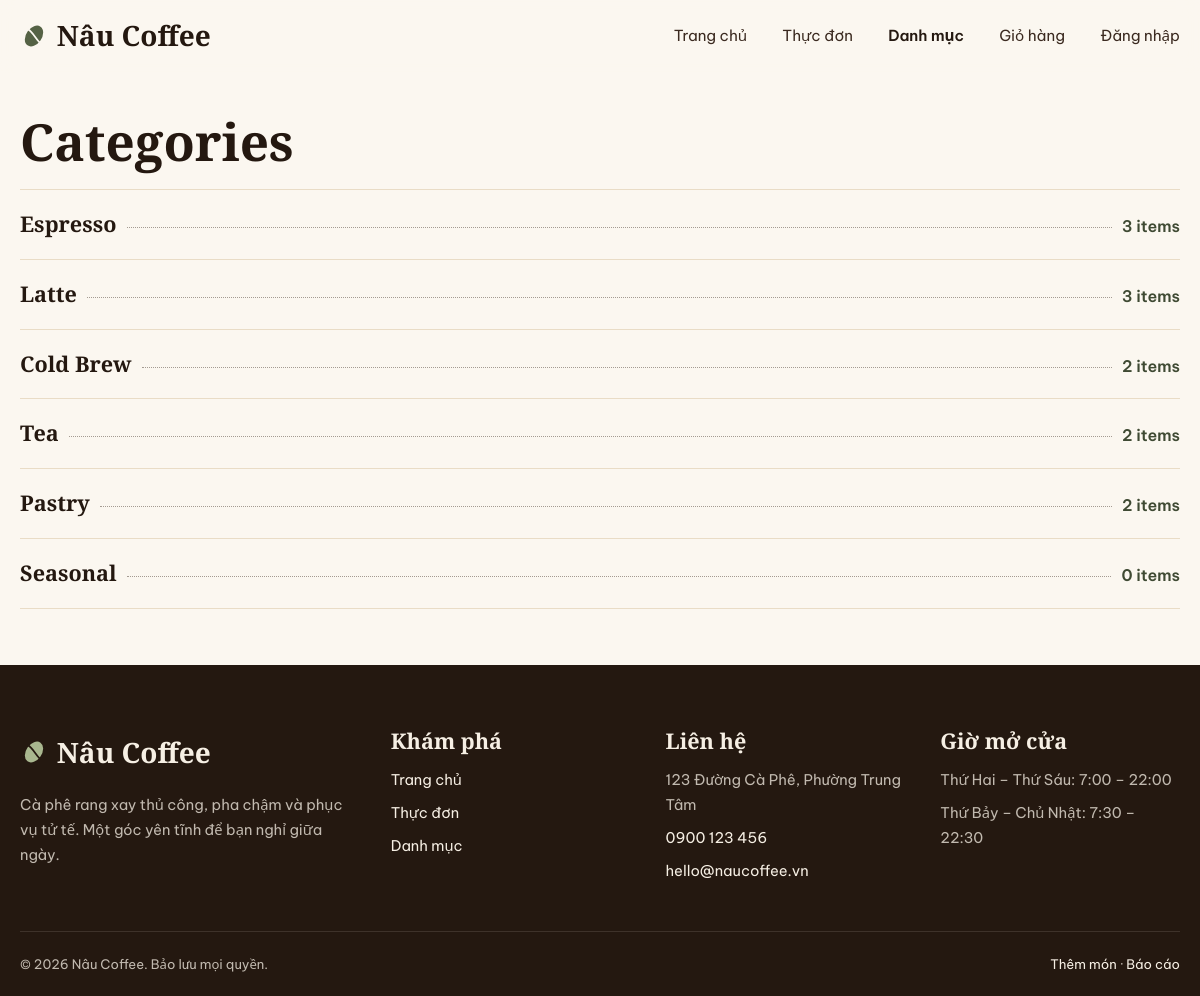
The page /MVC/index.php?controller=Category&action=index on the database its author committed.
### tables this page shows
CREATE TABLE IF NOT EXISTS tblDanhMuc (
 maDanhMuc INT UNSIGNED AUTO_INCREMENT PRIMARY KEY,
 tenDanhMuc VARCHAR(100) NOT NULL UNIQUE
);

### MVC/controllers/CategoryController.php (called while the page is built, shortened)
<?php
require_once __DIR__ . '/../config/database.php';
require_once __DIR__ . '/../repositories/reCategory.php';
class CategoryController {
    private $repository;
    public function __construct() {
        $this->repository = new reCategory((new Database())->connect());
    }
    public function index() {
        $categories = $this->repository->getAllWithCount();
        require __DIR__ . '/../views/categories/index.php';
    }
}

### MVC/index.php (called while the page is built, shortened)
<?php
require_once __DIR__ . '/config/helpers.php';
$action = $_GET['action'] ?? 'index';
(new $class())->$action();

### MVC/config/database.php (called while the page is built, shortened)
<?php
class Database {
    public function connect() {
        $dsn = 'mysql:host=' . self::HOST . ';dbname=' . self::NAME . ';charset=utf8mb4';
        return new PDO($dsn, self::USER, self::PASSWORD, [
            PDO::ATTR_ERRMODE => PDO::ERRMODE_EXCEPTION,
            PDO::ATTR_DEFAULT_FETCH_MODE => PDO::FETCH_ASSOC,
            PDO::ATTR_EMULATE_PREPARES => false
        ]);
    }
}

### MVC/repositories/reCategory.php (called while the page is built, shortened)
<?php
class reCategory {
    private $conn;
    public function __construct($db) { $this->conn = $db; }
    public function getAllWithCount() {
        $sql = 'SELECT c.maDanhMuc, c.tenDanhMuc, COUNT(p.maSanPham) AS soSanPham
                FROM tblDanhMuc c
                LEFT JOIN tblSanPham p ON p.maDanhMuc = c.maDanhMuc
                GROUP BY c.maDanhMuc, c.tenDanhMuc
                ORDER BY c.maDanhMuc';
        return $this->conn->query($sql)->fetchAll();
    }
}

### MVC/config/helpers.php (called while the page is built, shortened)
<?php
function h($s) { return htmlspecialchars((string)$s, ENT_QUOTES, 'UTF-8'); }
function url($controller, $action = 'index', $extra = []) {
    return 'index.php?' . http_build_query(array_merge(['controller' => $controller, 'action' => $action], $extra));
}

### MVC/views/categories/index.php (the view)
<?php require __DIR__ . '/../layout/header.php'; ?>
<h1>Categories</h1>
<ul class="menu">
<?php foreach ($categories as $category): ?>
  <li class="menu-item">
    <div class="menu-line">
      <a class="menu-name" href="<?= h(url('Product', 'index', ['maDanhMuc' => (int)$category['maDanhMuc']])) ?>"><?= h($category['tenDanhMuc']) ?></a>
      <span class="leader" aria-hidden="true"></span>
      <span class="menu-price"><?= (int)$category['soSanPham'] ?> <?= (int)$category['soSanPham'] === 1 ? 'item' : 'items' ?></span>
    </div>
  </li>
<?php endforeach; ?>
</ul>
<?php require __DIR__ . '/../layout/footer.php'; ?>

### MVC/assets/css/style.css (style rules this page uses)
:root { --cream: #f6efe4; --cream-2: #fbf7f0; --sand: #e9dcc6; --brown: #3b2a20; --brown-2: #6b4a36; --espresso: #241810; --moss: #556245; --moss-d: #3f4a33; --moss-l: #a9b78f; --line: #e9dcc6; --danger: #b3261e; --serif: 'Cormorant Garamond', Georgia, 'Times New Roman', serif; --sans: 'Be Vietnam Pro', system-ui, -apple-system, 'Segoe UI', Roboto, sans-serif; }
*, *::before, *::after { box-sizing: border-box; }
html { scroll-behavior: smooth; scroll-padding-top: 84px; }
body { margin: 0; font-family: var(--sans); color: var(--brown); background: var(--cream-2); line-height: 1.7; -webkit-font-smoothing: antialiased; }
a { color: var(--moss-d); }
h1, h2, h3, h4 { font-family: var(--serif); font-weight: 600; line-height: 1.1; margin: 0; color: var(--espresso); }
h1 { font-size: clamp(2.2rem, 5vw, 3.2rem); margin-bottom: 1.2rem; }
ul { list-style: none; margin: 0; padding: 0; }
.leader { flex: 1; min-width: 12px; border-bottom: 1px dotted rgba(59, 42, 32, .45); transform: translateY(-4px); }
.page h1 { margin-bottom: 20px; }
.menu { border-top: 1px solid var(--sand); }
.menu-item { padding: 16px 0; border-bottom: 1px solid var(--sand); }
.menu-line { display: flex; align-items: baseline; gap: 10px; }
.menu-name { font-family: var(--serif); font-size: 1.35rem; font-weight: 600; color: var(--espresso); text-decoration: none; }
.menu-price { font-weight: 600; color: var(--moss-d); font-variant-numeric: tabular-nums; white-space: nowrap; }

### rows shown on the page
tbldanhmuc: tenDanhMuc "Espresso", soSanPham "3"
tbldanhmuc: tenDanhMuc "Latte", soSanPham "3"
tbldanhmuc: tenDanhMuc "Cold Brew", soSanPham "2"
tbldanhmuc: tenDanhMuc "Tea", soSanPham "2"
tbldanhmuc: tenDanhMuc "Pastry", soSanPham "2"
tbldanhmuc: tenDanhMuc "Seasonal", soSanPham "0"

### other values the page prints
SITE_NAME "Nâu Coffee"
$label "Trang chủ"
$label "Thực đơn"
$label "Danh mục"
$label "Giỏ hàng"
$label "Đăng nhập"
